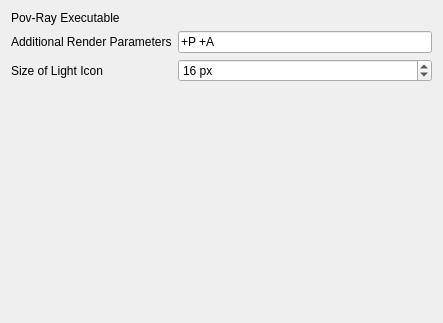
<?xml version="1.0" encoding="UTF-8"?>
<ui version="4.0">
 <class>Form</class>
 <widget class="QWidget" name="Form">
  <property name="geometry">
   <rect>
    <x>0</x>
    <y>0</y>
    <width>443</width>
    <height>323</height>
   </rect>
  </property>
  <property name="windowTitle">
   <string>POV-Ray Workbench Settings</string>
  </property>
  <layout class="QFormLayout" name="formLayout">
   <item row="0" column="0">
    <widget class="QLabel" name="label">
     <property name="text">
      <string>Pov-Ray Executable</string>
     </property>
    </widget>
   </item>
   <item row="0" column="1">
    <widget class="Gui::PrefFileChooser" name="fileChooser">
     <property name="prefEntry" stdset="0">
      <cstring>PovRayExe</cstring>
     </property>
     <property name="prefPath" stdset="0">
      <cstring>Mod/POV-Ray</cstring>
     </property>
    </widget>
   </item>
   <item row="1" column="0">
    <widget class="QLabel" name="label_2">
     <property name="text">
      <string>Additional Render Parameters</string>
     </property>
    </widget>
   </item>
   <item row="1" column="1">
    <widget class="Gui::PrefLineEdit" name="lineEdit">
     <property name="contextMenuPolicy">
      <enum>Qt::DefaultContextMenu</enum>
     </property>
     <property name="text">
      <string>+P +A</string>
     </property>
     <property name="prefEntry" stdset="0">
      <cstring>RenderParameters</cstring>
     </property>
     <property name="prefPath" stdset="0">
      <cstring>Mod/POV-Ray</cstring>
     </property>
    </widget>
   </item>
   <item row="2" column="0">
    <widget class="QLabel" name="label_3">
     <property name="text">
      <string>Size of Light Icon</string>
     </property>
    </widget>
   </item>
   <item row="2" column="1">
    <widget class="Gui::PrefSpinBox" name="spinBox">
     <property name="suffix">
      <string> px</string>
     </property>
     <property name="prefix">
      <string/>
     </property>
     <property name="minimum">
      <number>1</number>
     </property>
     <property name="value">
      <number>16</number>
     </property>
     <property name="prefEntry" stdset="0">
      <cstring>LightIconSize</cstring>
     </property>
     <property name="prefPath" stdset="0">
      <cstring>Mod/POV-Ray</cstring>
     </property>
    </widget>
   </item>
   <item row="3" column="0" colspan="2">
    <spacer name="verticalSpacer">
     <property name="orientation">
      <enum>Qt::Vertical</enum>
     </property>
     <property name="sizeHint" stdset="0">
      <size>
       <width>20</width>
       <height>40</height>
      </size>
     </property>
    </spacer>
   </item>
  </layout>
 </widget>
 <customwidgets>
  <customwidget>
   <class>Gui::FileChooser</class>
   <extends>QWidget</extends>
   <header>Gui/FileDialog.h</header>
  </customwidget>
  <customwidget>
   <class>Gui::PrefFileChooser</class>
   <extends>Gui::FileChooser</extends>
   <header>Gui/PrefWidgets.h</header>
  </customwidget>
  <customwidget>
   <class>Gui::PrefSpinBox</class>
   <extends>QSpinBox</extends>
   <header>Gui/PrefWidgets.h</header>
  </customwidget>
  <customwidget>
   <class>Gui::PrefLineEdit</class>
   <extends>QLineEdit</extends>
   <header>Gui/PrefWidgets.h</header>
  </customwidget>
 </customwidgets>
 <resources/>
 <connections/>
</ui>
